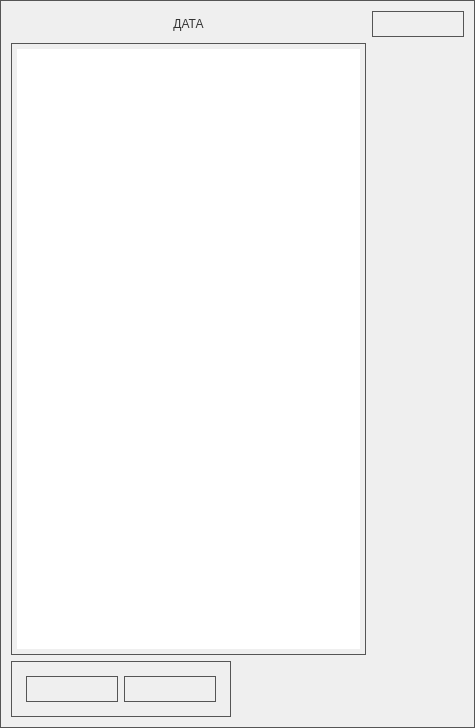
<?xml version="1.0" encoding="UTF-8"?>
<ui version="4.0">
 <class>ListAllTasksForm</class>
 <widget class="QWidget" name="ListAllTasksForm">
  <property name="geometry">
   <rect>
    <x>0</x>
    <y>0</y>
    <width>475</width>
    <height>728</height>
   </rect>
  </property>
  <property name="windowTitle">
   <string>Form</string>
  </property>
  <property name="styleSheet">
   <string notr="true">QWidget {
color: #333;
border: 1px solid #555;
font: 30pt &quot;Arial&quot;;
border-radius: 0px;
padding: 5px;
background: qradialgradient(cx: 0.3, cy: -0.4,
fx: 0.3, fy: -0.4,
radius: 1.35, stop: 0 #fff, stop: 1 #e8e8e8);
min-width: 80px;
}</string>
  </property>
  <layout class="QGridLayout" name="gridLayout">
   <item row="0" column="0">
    <widget class="QLabel" name="dateLabel">
     <property name="styleSheet">
      <string notr="true"> QLabel {
color: #333;
border: 0px solid #555;
font: 30pt &quot;Arial&quot;;
border-radius: 0px;
padding: 5px;
background: qradialgradient(cx: 0.3, cy: -0.4,
fx: 0.3, fy: -0.4,
radius: 1.35, stop: 0 #fff, stop: 1 #e8e8e8);
min-width: 80px;
}</string>
     </property>
     <property name="text">
      <string>ДАТА</string>
     </property>
     <property name="alignment">
      <set>Qt::AlignCenter</set>
     </property>
    </widget>
   </item>
   <item row="0" column="1">
    <widget class="QPushButton" name="chooseDateCalendarWidget">
     <property name="sizePolicy">
      <sizepolicy hsizetype="Fixed" vsizetype="Fixed">
       <horstretch>0</horstretch>
       <verstretch>0</verstretch>
      </sizepolicy>
     </property>
     <property name="styleSheet">
      <string notr="true"> QPushButton {
color: #333;
border: 1px solid #555;
font: 30pt &quot;Arial&quot;;
border-radius: 0px;
padding: 5px;
background: qradialgradient(cx: 0.3, cy: -0.4,
fx: 0.3, fy: -0.4,
radius: 1.35, stop: 0 #fff, stop: 1 #e8e8e8);
min-width: 80px;
}

QPushButton:hover {
background: qradialgradient(cx: 0.3, cy: -0.4,
fx: 0.3, fy: -0.4,
radius: 1.35, stop: 0 #fff, stop: 1 #e8e8e8);
}

 QPushButton:pressed {
background: qradialgradient(cx: 0.4, cy: -0.1,
fx: 0.4, fy: -0.1,
radius: 1.35, stop: 0 #fff, stop: 1 #88bbe8);
}</string>
     </property>
     <property name="text">
      <string/>
     </property>
     <property name="icon">
      <iconset resource="res.qrc">
       <normaloff>:/img/img/icon/calendar_5231.png</normaloff>:/img/img/icon/calendar_5231.png</iconset>
     </property>
     <property name="iconSize">
      <size>
       <width>64</width>
       <height>64</height>
      </size>
     </property>
    </widget>
   </item>
   <item row="1" column="0">
    <widget class="QListWidget" name="tasksList"/>
   </item>
   <item row="2" column="0" colspan="2">
    <widget class="QGroupBox" name="groupBox_2">
     <property name="sizePolicy">
      <sizepolicy hsizetype="Fixed" vsizetype="Fixed">
       <horstretch>0</horstretch>
       <verstretch>0</verstretch>
      </sizepolicy>
     </property>
     <property name="title">
      <string/>
     </property>
     <layout class="QHBoxLayout" name="horizontalLayout">
      <item>
       <widget class="QPushButton" name="openButton">
        <property name="sizePolicy">
         <sizepolicy hsizetype="Fixed" vsizetype="Fixed">
          <horstretch>0</horstretch>
          <verstretch>0</verstretch>
         </sizepolicy>
        </property>
        <property name="styleSheet">
         <string notr="true"> QPushButton {
color: #333;
border: 1px solid #555;
font: 30pt &quot;Arial&quot;;
border-radius: 0px;
padding: 5px;
background: qradialgradient(cx: 0.3, cy: -0.4,
fx: 0.3, fy: -0.4,
radius: 1.35, stop: 0 #fff, stop: 1 #e8e8e8);
min-width: 80px;
}

QPushButton:hover {
background: qradialgradient(cx: 0.3, cy: -0.4,
fx: 0.3, fy: -0.4,
radius: 1.35, stop: 0 #fff, stop: 1 #e8e8e8);
}

 QPushButton:pressed {
background: qradialgradient(cx: 0.4, cy: -0.1,
fx: 0.4, fy: -0.1,
radius: 1.35, stop: 0 #fff, stop: 1 #88bbe8);
}</string>
        </property>
        <property name="text">
         <string/>
        </property>
        <property name="icon">
         <iconset resource="res.qrc">
          <normaloff>:/img/img/icon/file_2122.png</normaloff>:/img/img/icon/file_2122.png</iconset>
        </property>
        <property name="iconSize">
         <size>
          <width>64</width>
          <height>64</height>
         </size>
        </property>
       </widget>
      </item>
      <item>
       <widget class="QPushButton" name="deleteButton">
        <property name="sizePolicy">
         <sizepolicy hsizetype="Fixed" vsizetype="Fixed">
          <horstretch>0</horstretch>
          <verstretch>0</verstretch>
         </sizepolicy>
        </property>
        <property name="styleSheet">
         <string notr="true"> QPushButton {
color: #333;
border: 1px solid #555;
font: 30pt &quot;Arial&quot;;
border-radius: 0px;
padding: 5px;
background: qradialgradient(cx: 0.3, cy: -0.4,
fx: 0.3, fy: -0.4,
radius: 1.35, stop: 0 #fff, stop: 1 #e8e8e8);
min-width: 80px;
}

QPushButton:hover {
background: qradialgradient(cx: 0.3, cy: -0.4,
fx: 0.3, fy: -0.4,
radius: 1.35, stop: 0 #fff, stop: 1 #e8e8e8);
}

 QPushButton:pressed {
background: qradialgradient(cx: 0.4, cy: -0.1,
fx: 0.4, fy: -0.1,
radius: 1.35, stop: 0 #fff, stop: 1 #88bbe8);
}</string>
        </property>
        <property name="text">
         <string/>
        </property>
        <property name="icon">
         <iconset resource="res.qrc">
          <normaloff>:/img/img/icon/bin-empty_8729.png</normaloff>:/img/img/icon/bin-empty_8729.png</iconset>
        </property>
        <property name="iconSize">
         <size>
          <width>64</width>
          <height>64</height>
         </size>
        </property>
       </widget>
      </item>
     </layout>
    </widget>
   </item>
  </layout>
 </widget>
 <resources>
  <include location="res.qrc"/>
 </resources>
 <connections/>
</ui>
